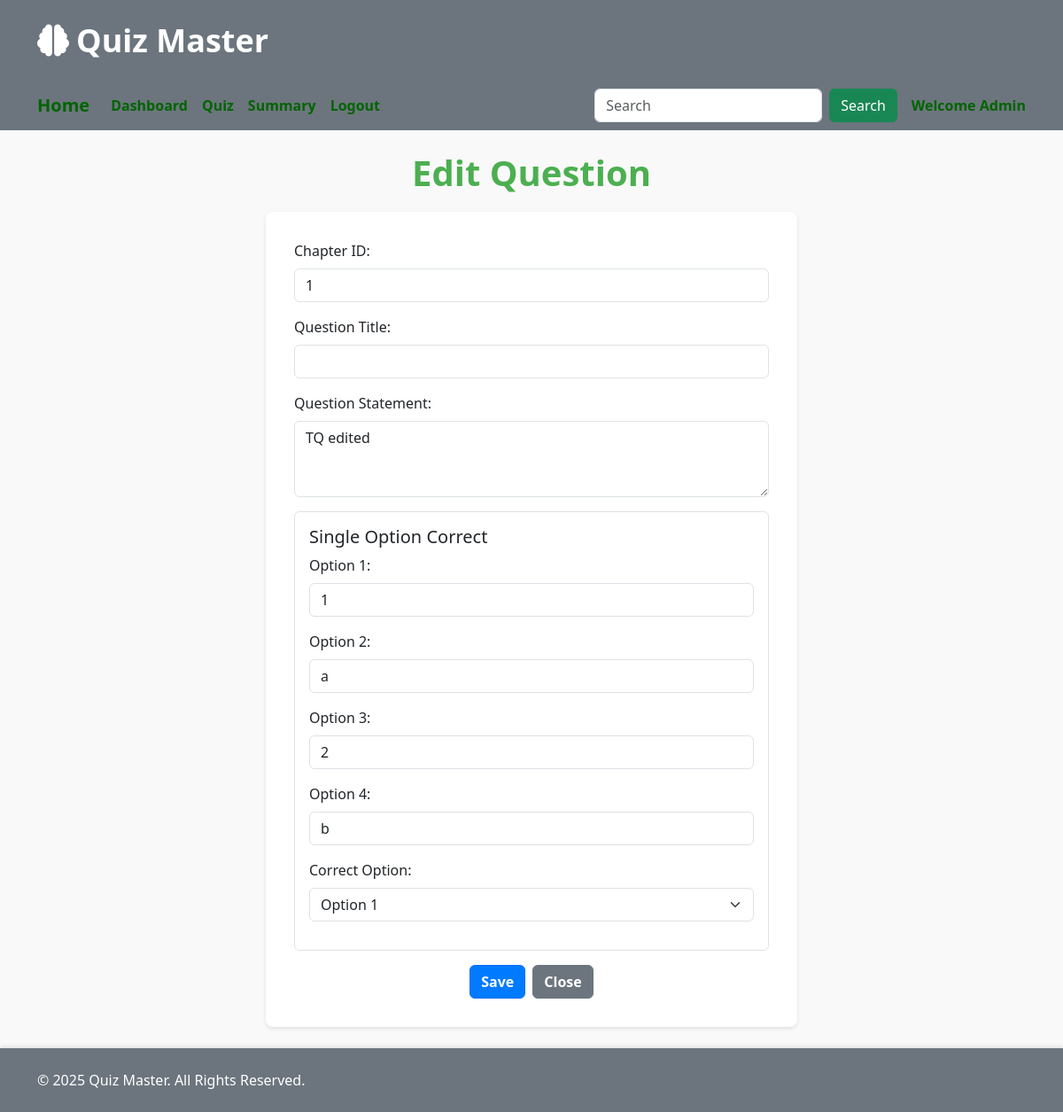
/edit_question/4 (signed in), run on the app's committed database.
### app.py (models this page shows)
class Quiz(db.Model):
    id = db.Column(db.Integer, primary_key=True)
    title = db.Column(db.String(255), nullable=False)
    chapter_id = db.Column(db.Integer, db.ForeignKey('chapter.id'), nullable=False)
    date_of_quiz = db.Column(db.Date, nullable=False)
    duration = db.Column(db.Time, nullable=False)
    remarks = db.Column(db.String, nullable=True)
    questions = db.relationship('Question', backref='quiz', lazy=True)
    scores = db.relationship('Score', backref='quiz', lazy=True)

class Question(db.Model):
    id = db.Column(db.Integer, primary_key=True)
    quiz_id = db.Column(db.Integer, db.ForeignKey('quiz.id'), nullable=False)
    question_statement = db.Column(db.Text, nullable=False)
    option1 = db.Column(db.String(200), nullable=False)
    option2 = db.Column(db.String(200), nullable=False)
    option3 = db.Column(db.String(200), nullable=False)
    option4 = db.Column(db.String(200), nullable=False)
    correct_option = db.Column(db.String(1), nullable=False)

### app.py (the view, shortened to what this page needs)
@app.route('/edit_question/<int:question_id>', methods=['GET', 'POST'])
@login_required
def edit_question(question_id):
    if current_user.role != 'admin':
        return redirect(url_for('index'))
    question = Question.query.get_or_404(question_id)
    quiz = Quiz.query.get_or_404(question.quiz_id)
    return render_template('admin/edit_question.html', question=question, quiz=quiz)

### app.py (called while the page is built)
@login_manager.user_loader
def load_current_user(user_id):
    return db.session.get(User, int(user_id))  # Fixed LegacyAPIWarning yha se

### templates/admin/edit_question.html (shortened to what this page needs)
<!DOCTYPE html>
<html lang="en">
<head>
    <link href="https://cdn.jsdelivr.net/npm/bootstrap@5.3.0-alpha1/dist/css/bootstrap.min.css" rel="stylesheet">
    <link rel="stylesheet" href="https://cdnjs.cloudflare.com/ajax/libs/font-awesome/6.5.1/css/all.min.css">
</head>
<body>
    <header>
        <div class="container">
            <h1><i class="fas fa-brain me-2"></i>Quiz Master</h1>
        </div>
    </header>
    <nav class="navbar navbar-expand-lg navbar-custom">
        <div class="container">
            <a class="navbar-brand" href="/">Home</a>
            <div class="collapse navbar-collapse" id="navbarNav">
                <ul class="navbar-nav me-auto mb-2 mb-lg-0">
                    <li class="nav-item">
                        <a class="nav-link" href="/admin/dashboard">Dashboard</a>
                    </li>
                    <li class="nav-item">
                        <a class="nav-link" href="/admin/quiz">Quiz</a>
                    </li>
                    <li class="nav-item">
                        <a class="nav-link" href="/admin/summary">Summary</a>
                    </li>
                    <li class="nav-item">
                        <a class="nav-link" href="/logout">Logout</a>
                    </li>
                </ul>
                <form method="GET" action="/admin/search" class="d-flex me-3">
                    <input type="text" name="search" class="form-control me-2" placeholder="Search">
                    <button type="submit" class="btn btn-success">Search</button>
                </form>
                <span class="navbar-text">Welcome Admin</span>
            </div>
        </div>
    </nav>
    <main class="content">
        <div class="container my-4">
            <h1 class="header-title">Edit Question</h1>
            <div class="form-container">
                <form method="POST" action="/edit_question/{{ question.id }}">
                    <div class="mb-3">
                        <label for="chapter_id" class="form-label">Chapter ID:</label>
                        <input type="text" class="form-control" id="chapter_id" name="chapter_id"
                               value="{% if quiz %}{{ quiz.chapter_id }}{% endif %}" readonly>
                    </div>
                    <div class="mb-3">
                        <label for="question_title" class="form-label">Question Title:</label>
                        <input type="text" class="form-control" id="question_title" name="question_title" value="{{ question.question_title if question.question_title else '' }}">
                    </div>
                    <div class="mb-3">
                        <label for="question_statement" class="form-label">Question Statement:</label>
                        <textarea class="form-control" id="question_statement" name="question_statement" rows="3" required>{{ question.question_statement }}</textarea>
                    </div>
                    <div class="border p-3 mb-3 rounded">
                        <h5>Single Option Correct</h5>
                        <div class="mb-3">
                            <label for="option1" class="form-label">Option 1:</label>
                            <input type="text" class="form-control" id="option1" name="option1" value="{{ question.option1 }}" required>
                        </div>
                        <div class="mb-3">
                            <label for="option2" class="form-label">Option 2:</label>
                            <input type="text" class="form-control" id="option2" name="option2" value="{{ question.option2 }}" required>
                        </div>
                        <div class="mb-3">
                            <label for="option3" class="form-label">Option 3:</label>
                            <input type="text" class="form-control" id="option3" name="option3" value="{{ question.option3 }}" required>
                        </div>
                        <div class="mb-3">
                            <label for="option4" class="form-label">Option 4:</label>
                            <input type="text" class="form-control" id="option4" name="option4" value="{{ question.option4 }}" required>
                        </div>
                        <div class="mb-3">
                            <label for="correct_option" class="form-label">Correct Option:</label>
                            <select class="form-select" id="correct_option" name="correct_option" required>
                                <option value="A" {% if question.correct_option == 'A' %}selected{% endif %}>Option 1</option>
                            </select>
                        </div>
                    </div>
                    <div class="d-flex gap-2 justify-content-center">
                        <button type="submit" class="btn btn-primary">Save</button>
                        <a href="/manage_questions/{{ question.quiz_id }}" class="btn btn-secondary">Close</a>
                    </div>
                </form>
            </div>
        </div>
    </main>
    <footer>
        <div class="container">
            <p class="mb-0">© 2025 Quiz Master. All Rights Reserved.</p>
        </div>
    </footer>
</body>
</html>

### templates/admin/edit_question.html (style rules this page uses)
body { background-color: #f9f9f9; font-family: 'Segoe UI', Tahoma, Geneva, Verdana, sans-serif; min-height: 100vh; display: flex; flex-direction: column; }
header { background-color: #6c757d; color: white; padding: 1.5rem 0; box-shadow: 0 2px 4px rgba(0,0,0,0.1); }
header h1 { margin: 0; font-size: 2.25rem; font-weight: 600; }
.navbar-custom { background-color: #6c757d; }
.navbar-custom .navbar-brand, .navbar-custom .nav-link { color: #006400; font-weight: bold; }
.navbar-custom .navbar-text { color: #006400; font-weight: bold; }
.content { flex: 1 0 auto; }
.header-title { color: #4CAF50; font-weight: bold; margin-bottom: 20px; text-align: center; }
.form-container { background-color: #fff; padding: 2rem; border-radius: 8px; box-shadow: 0 2px 4px rgba(0,0,0,0.1); max-width: 600px; margin: 0 auto; }
.btn-primary { background-color: #007bff; color: #fff; font-weight: bold; }
.btn-secondary { background-color: #6c757d; color: #fff; font-weight: bold; }
footer { background-color: #6c757d; color: white; padding: 1.5rem 0; box-shadow: 0 -2px 4px rgba(0,0,0,0.1); }

### data on the page
Quiz: chapter_id "1"
Question: question_statement "TQ edited", option1 "1", option2 "a", option3 "2", option4 "b", correct_option "Option 1"
